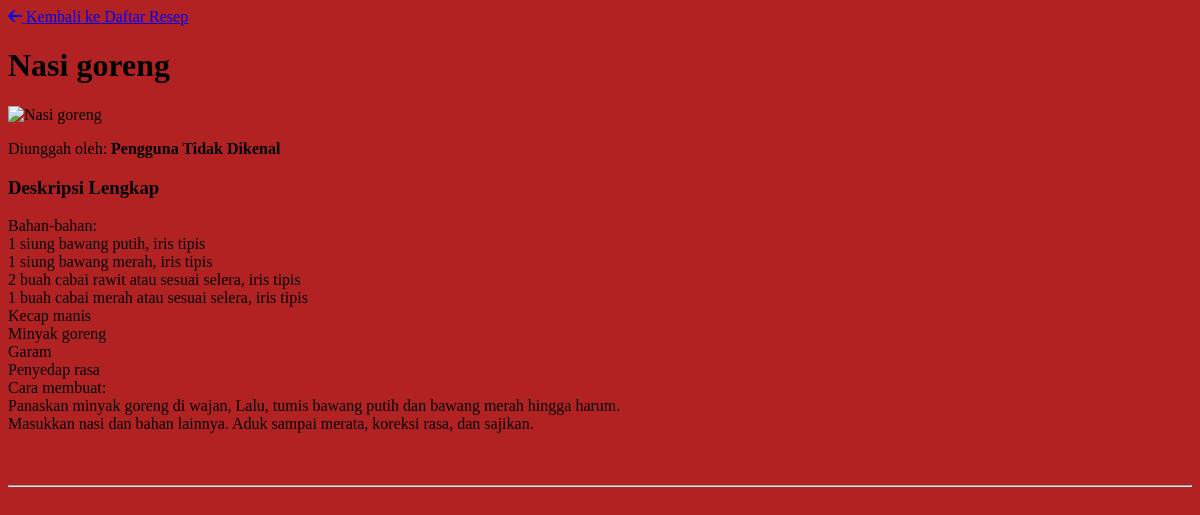
Page /controller/c_resep.php?aksi=detail&id=10 (signed in) on the committed database.
### tables this page shows
CREATE TABLE `resep` (
  `id_resep` int NOT NULL,
  `nama_menu` varchar(100) NOT NULL,
  `gambar` blob NOT NULL,
  `tipe_gambar` varchar(50) DEFAULT NULL,
  `deskripsi` text NOT NULL,
  `id_user` int NOT NULL
);

### model/m_resep.php (called while the page is built, shortened)
 <?php
class m_resep extends m_data {
    public function ambilResepById($id_resep) {
        return $this->getById($id_resep);
    }
    protected function getById($id_resep) {
        $conn = $this->koneksi->koneksi;
        $sql = "SELECT id_resep, nama_menu, deskripsi, gambar, tipe_gambar, id_user FROM resep WHERE id_resep = ?";
        $stmt = $conn->prepare($sql);
        $stmt->bind_param("i", $id_resep);
        $stmt->execute();
        $result = $stmt->get_result();
        if ($result && $result->num_rows > 0) {
            return $result->fetch_object();
        }
        return false;
    }
}

### view/v_detail_resep.php (the view, shortened to what this page needs)
<!DOCTYPE html>
<html lang="id">
<head>
    <link rel="stylesheet" href="../asset/style_detail_resep.css">
    <link rel="stylesheet" href="https://cdnjs.cloudflare.com/ajax/libs/font-awesome/6.0.0-beta3/css/all.min.css">
</head>
<body>
    <div class="header">
        <a href="../controller/c_resep.php" class="back-link">
            <i class="fa fa-arrow-left"></i> Kembali ke Daftar Resep
        </a>
    </div>
    <div class="resep-container">
        <h1><?php echo htmlspecialchars($detail_resep->nama_menu); ?></h1>
        <?php if (!empty($detail_resep->gambar)): ?>
            <div class="gambar-container">
                <img src="../controller/c_display_image.php?id_resep=<?php echo $detail_resep->id_resep; ?>"
                     alt="<?php echo htmlspecialchars($detail_resep->nama_menu); ?>"
                     class="resep-image">
            </div>
        <?php endif; ?>
        <p class="meta-info">
            Diunggah oleh:
            <strong>
                <?php
                echo htmlspecialchars($detail_resep->nama_pengunggah ?? 'Pengguna Tidak Dikenal');
                ?>
            </strong>
        </p>
        <h3>Deskripsi Lengkap</h3>
        <div class="deskripsi-text">
            <p><?php echo nl2br(htmlspecialchars($detail_resep->deskripsi)); ?></p>
        </div>
        <hr>
    </div>
</body>
</html>

### asset/style_detail_resep.css (style rules this page uses)
body { background-color:firebrick; }

### rows in the picture
resep: nama_menu "Nasi goreng", deskripsi "Bahan-bahan: 1 siung bawang putih, iris tipis 1 siung bawang merah, iris tipis 2 buah cabai rawit atau sesuai selera, iris tipis 1 buah cabai merah atau sesuai selera, iris tipis Kecap manis Minyak goreng Garam Penyedap rasa Cara membuat: Panaskan minyak goreng di wajan, Lalu, tumis bawang putih dan bawang merah hingga harum. Masukkan nasi dan bahan lainnya. Aduk sampai merata, koreksi rasa, dan sajikan."

### other values in the picture
$detail_resep->nama_pengunggah "Pengguna Tidak Dikenal"
